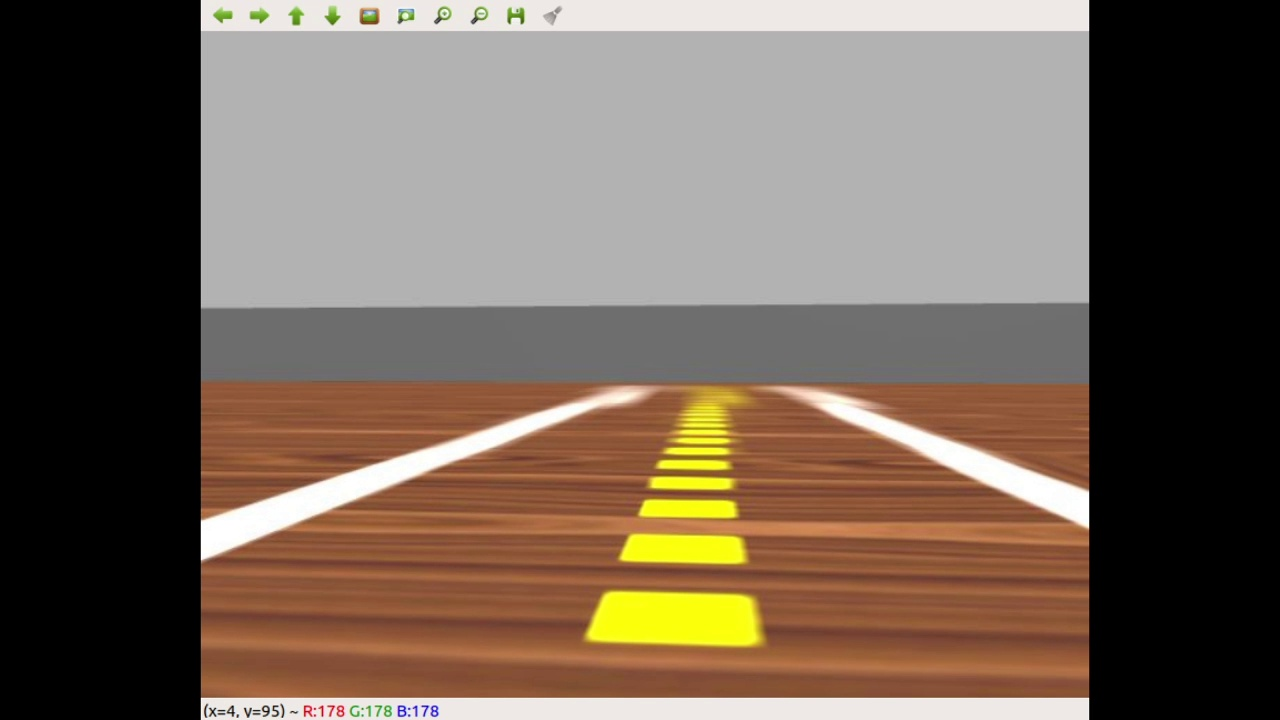
#> input picture img/frame01.jpg, 1280 x 720 px, given in place of yellow.mp4, which was not available
$ python run_on_video.py
#> lines starting #> are read from the running program, lines starting #| are printed output that depends on the picture; after the words box and inside, x2 and y2 are one past the last pixel; in counts of white or black regions, pixels touching at a corner belong together; pictures that were not available may be replaced by others from this repository, and a replacement may not be noted
#> further down, img is the input picture: shape (720, 1280, 3); mean B, G, R 87.5, 100.4, 115.5
### biblioteca.py
#!/usr/bin/python
# -*- coding: utf-8 -*-

import cv2
import math
import numpy as np

from sklearn.linear_model import LinearRegression
from sklearn.linear_model import RANSACRegressor

def segmenta_linha_amarela(bgr):
    """Não mude ou renomeie esta função
        deve receber uma imagem bgr e retornar uma máscara com os segmentos amarelos do centro da pista em branco.
        Utiliza a função cv2.morphologyEx() para limpar ruidos na imagem
    """
    mask = bgr.copy()
    mask = cv2.cvtColor(mask,cv2.COLOR_BGR2HSV)
#> mask: shape (720, 1280, 3); mean H, S, V 7.6, 47.4, 115.7

    low_H=40//2
    low_S=100
    low_V = 100
    high_H = 80//2
    high_S = 255
    high_V = 255

    mask = cv2.inRange(mask,(low_H, low_S, low_V), (high_H, high_S, high_V))
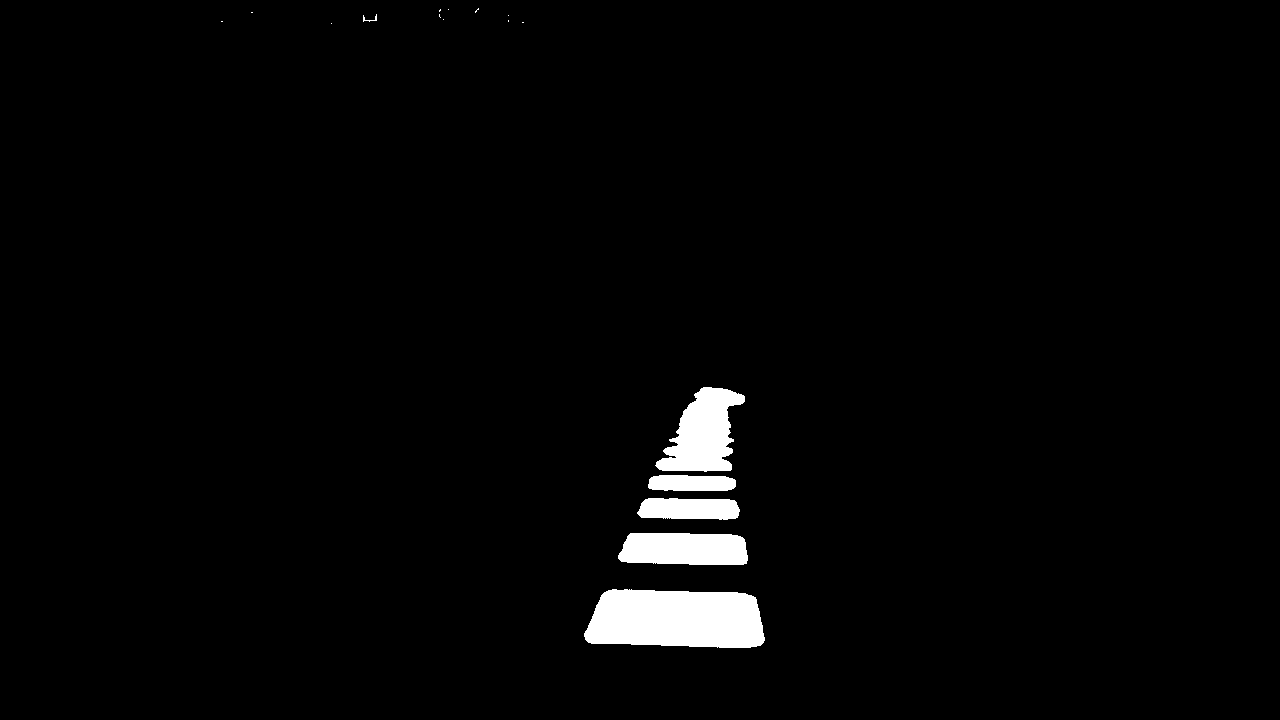
#> mask: shape (720, 1280); 2.2% white; 17 white regions (11 under 20 px), largest, box (x1, y1, x2, y2) and area: (584, 589, 765, 648) 9183, (655, 387, 745, 472) 4500, (618, 533, 748, 565) 3765, (637, 498, 740, 520) 1955, (648, 475, 736, 491) 1272, (363, 14, 377, 22) 34

    kernel = cv2.getStructuringElement(cv2.MORPH_ELLIPSE,(4,4))

    mask = cv2.morphologyEx( mask, cv2.MORPH_OPEN, kernel )
#> mask: shape (720, 1280); 2.2% white; 5 white regions, box (x1, y1, x2, y2) and area: (585, 590, 766, 649) 9210, (657, 388, 746, 472) 4517, (619, 534, 749, 566) 3772, (639, 499, 741, 521) 1951, (649, 476, 737, 492) 1269
    mask = cv2.morphologyEx( mask, cv2.MORPH_CLOSE, kernel )
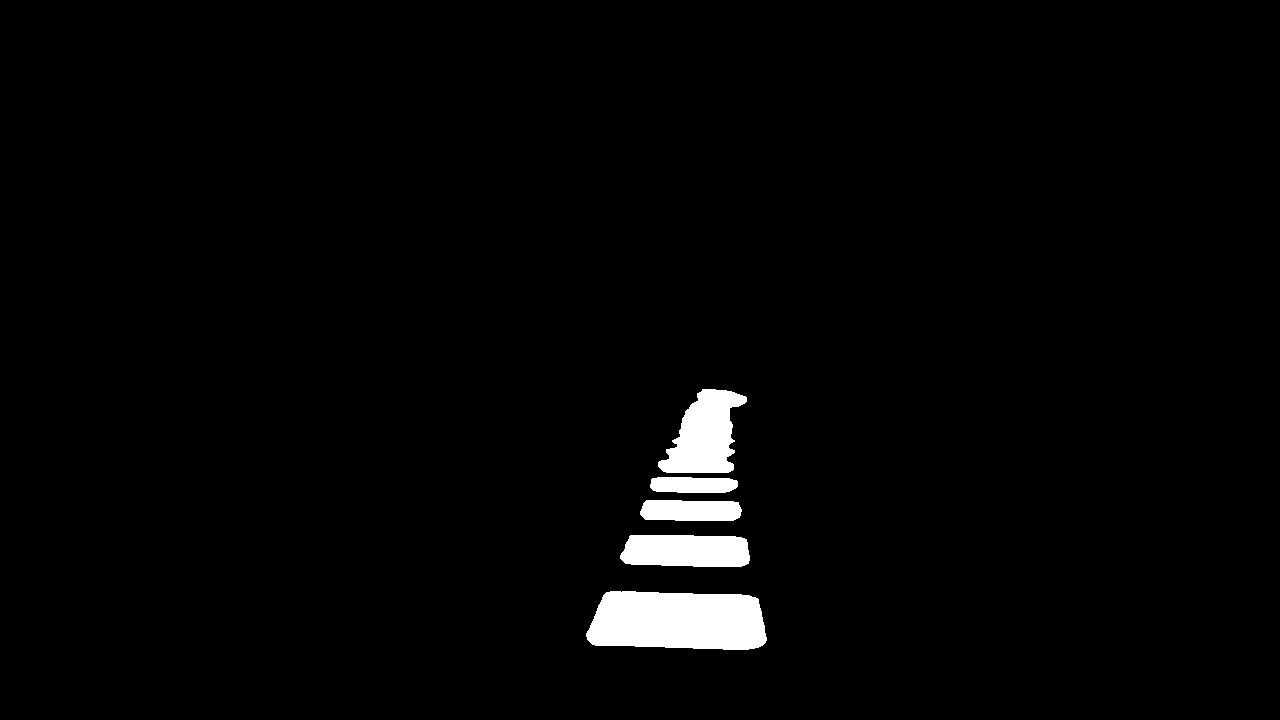
#> mask: shape (720, 1280); 2.3% white; 5 white regions
    return mask

def encontrar_contornos(mask):
    """Não mude ou renomeie esta função
        deve receber uma imagem preta e branca e retornar todos os contornos encontrados
    """
    contornos, arvore = cv2.findContours(mask.copy(), cv2.RETR_TREE, cv2.CHAIN_APPROX_SIMPLE)
#> contornos = 5 contours; box (x1, y1, x2, y2) and area: (586, 591, 767, 650) 9020, (658, 389, 747, 473) 4410, (620, 535, 750, 567) 3630, (640, 500, 742, 521) 1840, (650, 477, 738, 493) 1168; arvore = [[1, -1, -1, -1], [2, 0, -1, -1], [3, 1, -1, -1], [4, 2, -1, -1], [-1, 3, -1, -1]]
    return contornos

def crosshair(img, point, size, color):
    """ Desenha um crosshair centrado no point.
        point deve ser uma tupla (x,y)
        color é uma tupla R,G,B uint8
    """
    x,y = point
    x = int(x)
    y = int(y)
    cv2.line(img,(x - size,y),(x + size,y),color,2)
    cv2.line(img,(x,y - size),(x, y + size),color,2)

def encontrar_centro_dos_contornos(bgr, contornos):
    """Não mude ou renomeie esta função
        deve receber uma lista de contornos e retornar, respectivamente,
        a imagem com uma cruz no centro de cada segmento e o centro de cada.
        formato: img, x_list, y_list
    """

    img = bgr.copy()
    x_list = []
    y_list = []

    for contorno in contornos:
        try:
            M = cv2.moments(contorno)

            cX = int(M["m10"] / M["m00"])
            x_list.append(cX)

            cY = int(M["m01"] / M["m00"])
            y_list.append(cY)

            crosshair(img, (cX,cY), 5, (0,0,255))
        except:
            pass
#> this loop made 5 passes
#> (cX, cY, x in crosshair, y in crosshair) on passes 1 to 5: (677, 620, 677, 620), (685, 550, 685, 550), (690, 510, 690, 510), (692, 484, 692, 484), (704, 434, 704, 434)
#> img: shape (720, 1280); 2.2% white; 5 white regions, box (x1, y1, x2, y2) and area: (586, 591, 767, 650) 9170, (658, 389, 747, 473) 4508, (620, 535, 750, 567) 3715, (640, 500, 742, 521) 1890, (650, 477, 738, 493) 1201
#> after the loop, x_list = [677, 685, 690, 692, 704]; y_list = [620, 550, 510, 484, 434]

    return img, x_list, y_list


def desenhar_linha_entre_pontos(bgr, X, Y, color):
    """Não mude ou renomeie esta função
        deve receber uma lista de coordenadas XY, e retornar uma imagem com uma linha entre os centros EM SEQUENCIA do mais proximo.
    """
#> called with color = (255, 0, 0)
    img = bgr.copy()
    distancia = 100000
    x_lista=[]
    y_lista=[]
    try:
        for i in range(len(X)):
            for j in range(len(X)):
                distancia_calculada = np.sqrt((X[j]-X[i])**2+(Y[j]-Y[i])**2)
                if distancia_calculada < distancia and distancia_calculada !=0:
                    distancia=distancia_calculada
                    x1=X[j]
                    x2=X[i]
                    y1=Y[j]
                    y2=Y[i]
            cv2.line(img,(x1,y1),(x2,y2),color,2)
            distancia = 100000
#> this loop made 1 pass
        return img
    except:
        return img

def regressao_por_centro(bgr, x_array, y_array):
    """Não mude ou renomeie esta função
        deve receber uma lista de coordenadas XY, e estimar a melhor reta, utilizando o metodo preferir, que passa pelos centros. Retorne a imagem com a reta e os parametros da reta

        Dica: cv2.line(img,ponto1,ponto2,color,2) desenha uma linha que passe entre os pontos, mesmo que ponto1 e ponto2 não pertençam a imagem.
    """

    img = bgr.copy()
    lm_model = LinearRegression()

    yr = y_array.reshape(-1,)
#> yr = [620, 550, 510, 484, 434]
    xr = x_array.reshape(-1,1)
#> xr = [677, 685, 690, 692, 704]

    ransac = RANSACRegressor(lm_model)
    ransac.fit(xr, yr)

    reg = ransac.estimator_
    a, b = reg.coef_, reg.intercept_

    height, width = img.shape[:2]
#> height = 720; width = 1280

    cv2.line(img,(int((height-b)/a),height),(int(-b/a),0),(0,255,0),2)
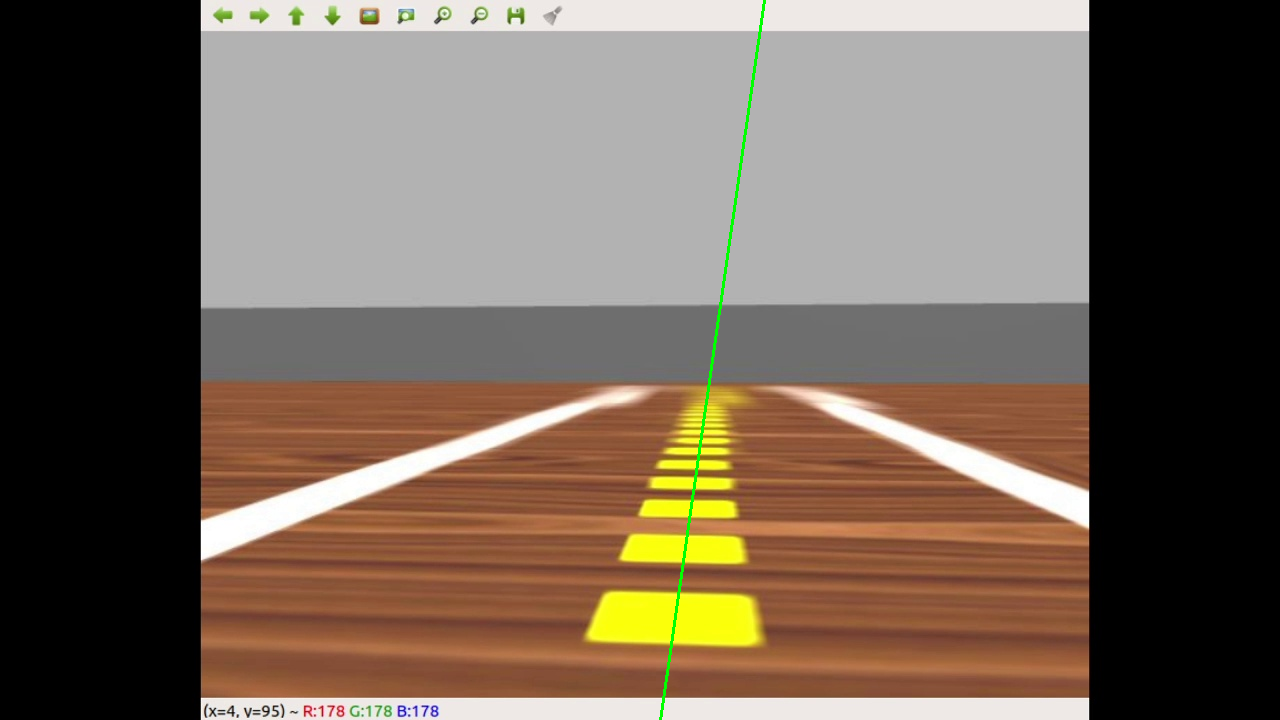
#> img: shape (720, 1280, 3); 0.23% of pixels changed, all inside (x1, y1, x2, y2) = (659, 0, 766, 720)

    return img, (a,b)


# [6 lines left out: function calcular_angulo_com_vertical, not called in this run]

# [2 lines that do not run on import are left out]

### run_on_video.py
#!/usr/bin/python
# -*- coding: utf-8 -*-

import cv2
import numpy as np
import biblioteca
import os


os.chdir("C:/Users/gvgia/Documents/Insper/3 Semestre/Robótica Computacional/APSs/APS 3")

print("Baixe o arquivo a seguir para funcionar: ")
print("https://github.com/Insper/robot202/raw/master/projeto/centro_massa/video.mp4")

cap = cv2.VideoCapture('yellow.mp4')

while(True):
    # Capture frame-by-frame
    ret, img = cap.read()
    # frame = cv2.imread("frame0000.jpg")
    # ret = True

    if ret == False:
        print("Codigo de retorno FALSO - problema para capturar o frame")
        break
    else:
        mask = img.copy()
        new_mask = biblioteca.segmenta_linha_amarela(mask)
        contornos = biblioteca.encontrar_contornos(new_mask)
        centro_dos_contornos = biblioteca.encontrar_centro_dos_contornos(new_mask,contornos)
        mask = biblioteca.desenhar_linha_entre_pontos(mask,centro_dos_contornos[0],centro_dos_contornos[1],(255,0,0))
        mask,coeficientes= biblioteca.regressao_por_centro(mask,np.array(centro_dos_contornos[1]),np.array(centro_dos_contornos[2]))
#> coeficientes = ([-6.93], 5301.9)
        angulo = float(np.degrees(np.arctan(1/coeficientes[0])))
#> angulo = -8.21
        cv2.putText(mask, f"Angulo: {angulo:.2f}", (40,40),cv2.FONT_HERSHEY_SIMPLEX , 1, (255, 0, 0),2,cv2.LINE_AA)
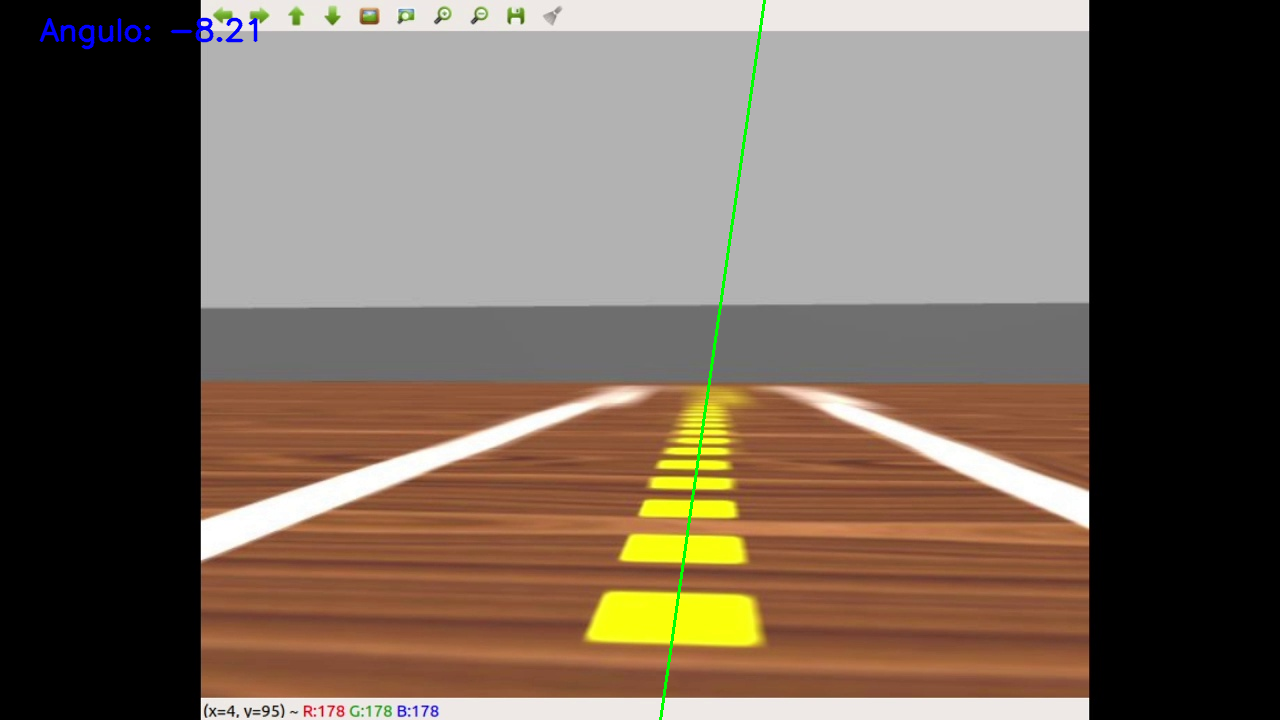
#> mask: shape (720, 1280, 3); 0.24% of pixels changed, all inside (x1, y1, x2, y2) = (39, 17, 258, 50)
        # Imagem original
        cv2.imshow('img',img)
        # Mascara
        cv2.imshow('mask',mask)

        if cv2.waitKey(1) & 0xFF == ord('q'):
#> (key q is pressed here)
            break


# When everything done, release the capture
cap.release()
cv2.destroyAllWindows()

$ run again, on img/frame02.jpg
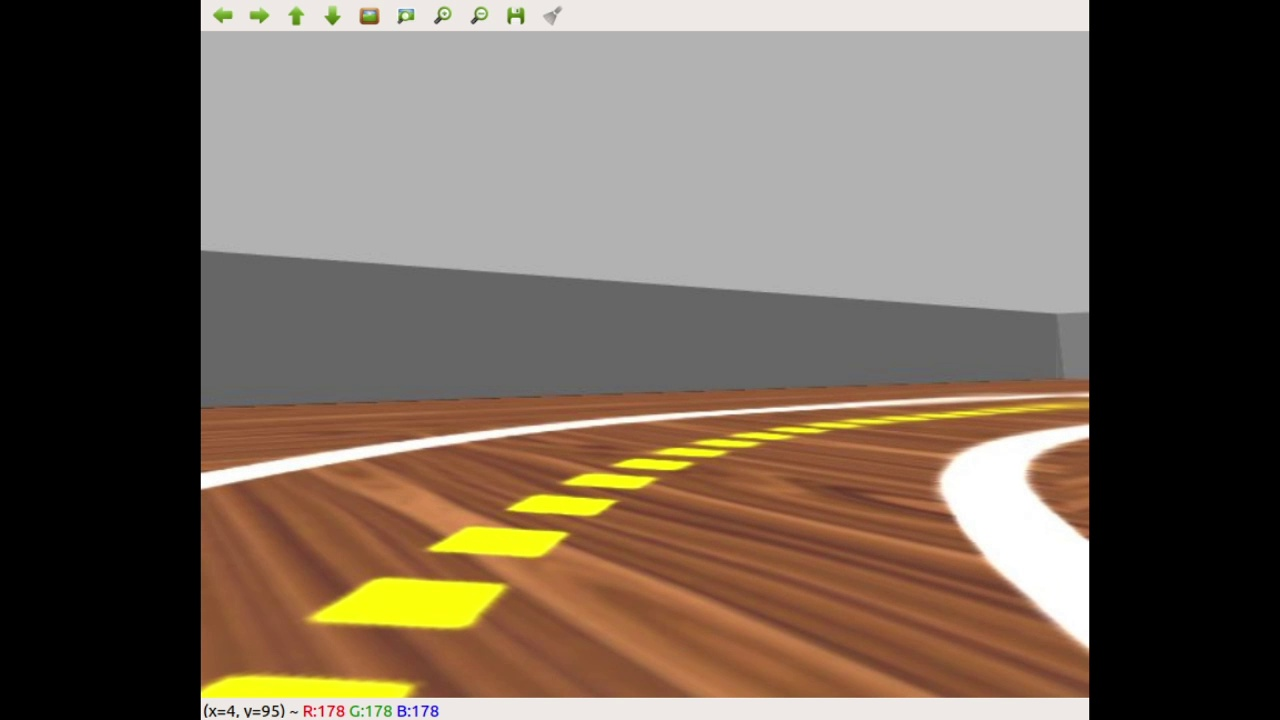
#> input picture img/frame02.jpg, 1280 x 720 px, given in place of yellow.mp4, which was not available
#> img is the input picture: shape (720, 1280, 3); mean B, G, R 86.7, 99.7, 113.7
#> in segmenta_linha_amarela, `mask = cv2.morphologyEx( mask, cv2.MORPH_CLOSE, kernel )`:
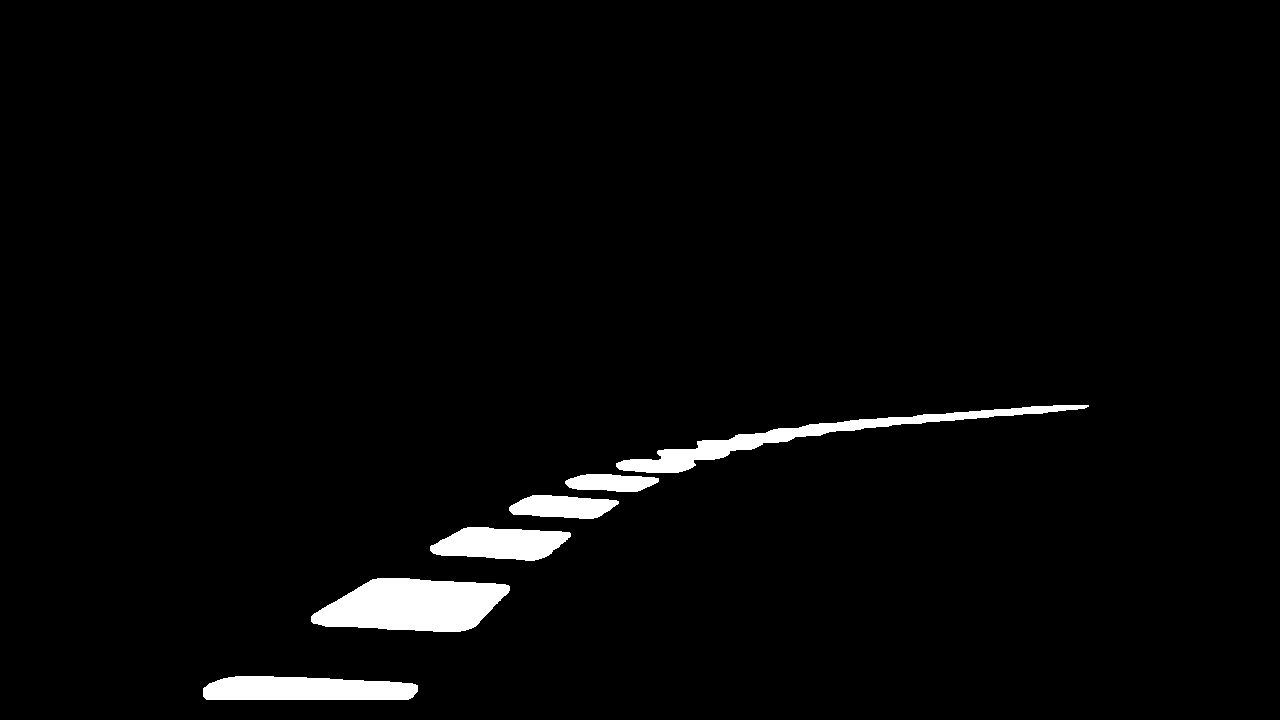
#> mask: shape (720, 1280); 2.6% white; 6 white regions
#> in encontrar_contornos, `contornos, arvore = cv2.findContours(mask.copy(), cv2.RETR_TREE, cv2.C..`: contornos = 6 contours; box (x1, y1, x2, y2) and area: (311, 578, 510, 632) 7674, (616, 405, 1089, 473) 4727, (203, 676, 418, 700) 4226, (430, 527, 571, 561) 3313, (509, 495, 619, 519) 1832, (565, 474, 659, 492) 1196; arvore = [[1, -1, -1, -1], [2, 0, -1, -1], [3, 1, -1, -1], [4, 2, -1, -1], [5, 3, -1, -1], [-1, 4, -1, -1]]
#> the loop in encontrar_centro_dos_contornos, `for contorno in contornos:` made 6 passes
#> (cX, cY, x in crosshair, y in crosshair) on passes 1 to 6: (305, 688, 305, 688), (413, 605, 413, 605), (500, 543, 500, 543), (562, 506, 562, 506), (610, 482, 610, 482), (799, 437, 799, 437)
#> after the loop in encontrar_centro_dos_contornos, `for contorno in contornos:`: x_list = [305, 413, 500, 562, 610, 799]; y_list = [688, 605, 543, 506, 482, 437]
#> the loop in desenhar_linha_entre_pontos, `for i in range(len(X)):` made 1 pass
#> xr = [305, 413, 500, 562, 610, 799]
#> coeficientes = ([-0.681], 890.4)
#> angulo = -55.73
#> `cv2.putText(mask, f"Angulo: {angulo:.2f}", (40,40),cv2.FONT_HERSHEY_SI..`:
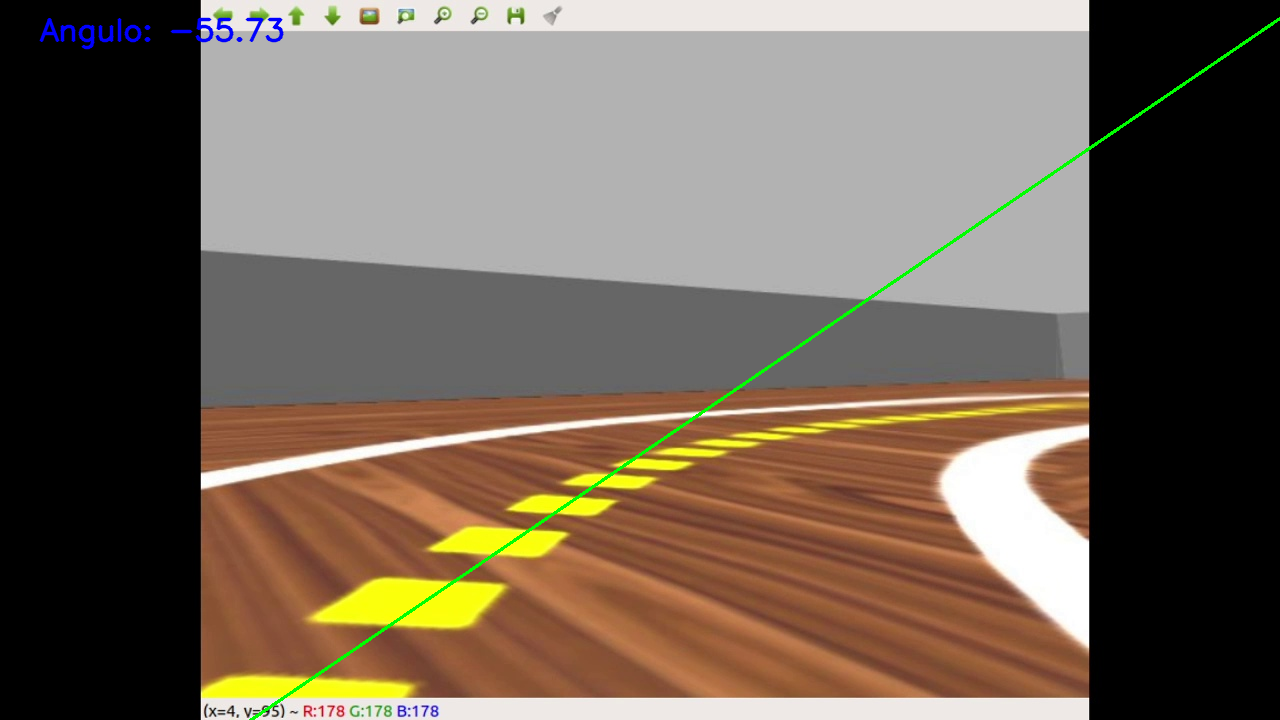
#> mask: shape (720, 1280, 3); mean B, G, R 86.7, 100.1, 112.9
